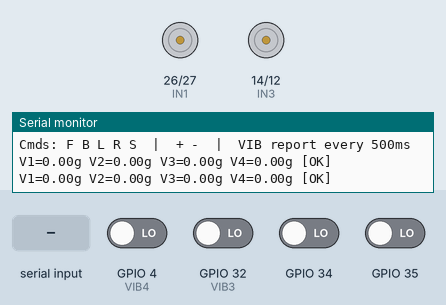
Recording of a sketch running on a simulated ESP32. Parts: motor-driver pin pairs drawn as motors (green arrow = first pin HIGH = forward, orange = second pin HIGH = backward, longer = more drive, scaled by the enable pin), the last lines printed to the serial monitor. The test bench sets the inputs (shaded band); at power-on: GPIO 4 (VIB4), GPIO 32 (VIB3), GPIO 34, GPIO 35 LOW.

Above: at 1.2 s.
1.3 s: "F" received over the second serial link
At 2.3 s:
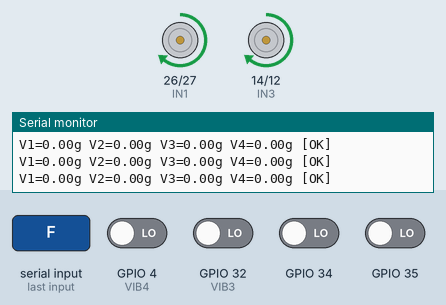
2.8 s: "B" received over the second serial link
At 3.4 s:
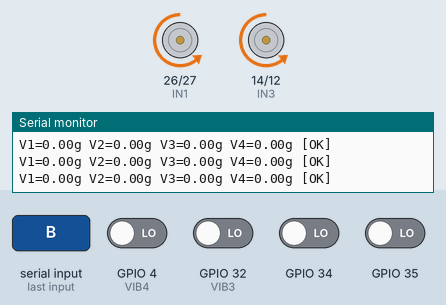
4.3 s: "L" received over the second serial link
At 5.5 s:
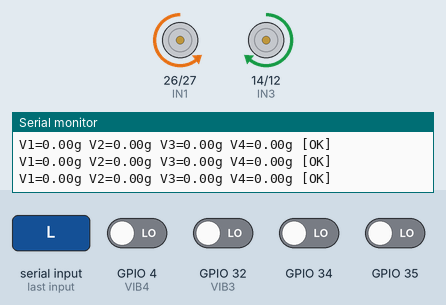
5.8 s: "R" received over the second serial link
At 6.9 s:
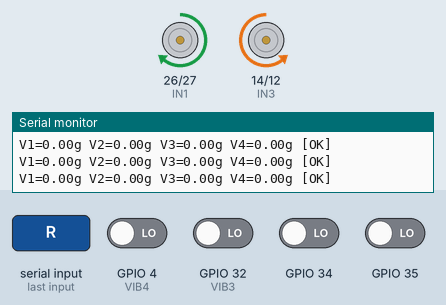
9.5 s: "f" received over the second serial link
At 10.9 s:
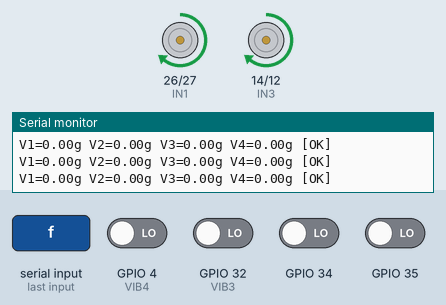
Timing chart, 0 to 12.0 s (numbered marks = the images above; inputs shaded):
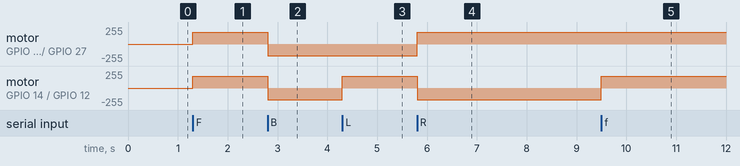

The sketch:

strive_ev_esp32_compact.ino
```cpp
/*
 ╔══════════════════════════════════════════════════════════════════╗
 ║     STRIVE-EV · ESP32 Firmware  v3.1  (Minimal Flash)           ║
 ║     4-Channel Vibration Monitor  +  HC-05 BT Motor RC           ║
 ╠══════════════════════════════════════════════════════════════════╣
 ║  MOTOR DRIVER — L298N                                            ║
 ║    IN1 → GPIO26  IN2 → GPIO27  IN3 → GPIO14  IN4 → GPIO12       ║
 ║    ENA → GPIO25 (Left PWM)     ENB → GPIO33 (Right PWM)         ║
 ╠══════════════════════════════════════════════════════════════════╣
 ║  HC-05 / HC-06 BLUETOOTH MODULE  (replaces built-in BT stack)   ║
 ║    HC-05 TX  →  GPIO16 (Serial2 RX)                             ║
 ║    HC-05 RX  →  GPIO17 (Serial2 TX) via 1kΩ/2kΩ divider        ║
 ║    HC-05 VCC →  5V     HC-05 GND → GND                         ║
 ║    Rename module via AT: AT+NAME=STRIVE-EV  AT+BAUD=4 (9600)    ║
 ╠══════════════════════════════════════════════════════════════════╣
 ║  VIBRATION SENSORS (digital vibration modules)                   ║
 ║    VIB1 → GPIO34  (Motor mount)    VIB2 → GPIO35  (Wheel hub)   ║
 ║    VIB3 → GPIO32  (Suspension)     VIB4 → GPIO4   (Batt tray)   ║
 ║    VCC → 3.3V     GND → GND                                     ║
 ╠══════════════════════════════════════════════════════════════════╣
 ║  BT COMMANDS (any BT Serial app — e.g. Serial Bluetooth Terminal)║
 ║    F/f → Forward      B/b → Backward                            ║
 ║    L/l → Turn Left    R/r → Turn Right    S/s → Stop            ║
 ║    +   → Speed Up     -   → Speed Down                          ║
 ╚══════════════════════════════════════════════════════════════════╝
 NO extra libraries needed — Serial2 is built into ESP32 Arduino core.
 Flash usage: ~5% (vs 133% with BluetoothSerial)
*/

// No #include needed — Serial2 is a built-in HardwareSerial instance
#define SerialBT Serial2      // transparent alias: all BT I/O via HC-05

// ── Motor pins ─────────────────────────────────────────────────────
#define IN1  26
#define IN2  27
#define IN3  14
#define IN4  12
#define ENA  25    // Left  PWM
#define ENB  33    // Right PWM

#define PWM_FREQ  1000
#define PWM_RES   8        // 8-bit → 0-255

// ── Vibration sensor pins ──────────────────────────────────────────
#define VIB1  34   // Motor mount   (input-only pin)
#define VIB2  35   // Wheel hub     (input-only pin)
#define VIB3  32   // Suspension
#define VIB4   4   // Battery tray

// ── Config ────────────────────────────────────────────────────────
#define VIB_SAMPLES      20       // digital reads per sensor per cycle
#define REPORT_INTERVAL 500       // send vib data over BT every 500 ms

int           motorSpeed = 180;   // 0-255, default ~70 %
unsigned long lastReport = 0;

// ══════════════════════════════════════════════════════════════════
//  MOTOR HELPERS
// ══════════════════════════════════════════════════════════════════
void setMotors(bool l_fwd, bool l_bwd, bool r_fwd, bool r_bwd, int spd) {
  digitalWrite(IN1, l_fwd);  digitalWrite(IN2, l_bwd);
  digitalWrite(IN3, r_fwd);  digitalWrite(IN4, r_bwd);
  ledcWrite(ENA, spd);
  ledcWrite(ENB, spd);
}

void stopMotors()    { setMotors(0,0,0,0,0); }
void moveForward()   { setMotors(1,0,1,0,motorSpeed); }
void moveBackward()  { setMotors(0,1,0,1,motorSpeed); }
void turnLeft()      { setMotors(0,1,1,0,motorSpeed); } // pivot
void turnRight()     { setMotors(1,0,0,1,motorSpeed); } // pivot

// ══════════════════════════════════════════════════════════════════
//  BLUETOOTH COMMAND HANDLER
// ══════════════════════════════════════════════════════════════════
void handleBT(char cmd) {
  switch (cmd) {
    case 'F': case 'f':
      moveForward();
      SerialBT.println("FWD spd=" + String(motorSpeed));
      break;
    case 'B': case 'b':
      moveBackward();
      SerialBT.println("BWD spd=" + String(motorSpeed));
      break;
    case 'L': case 'l':
      turnLeft();
      SerialBT.println("LEFT spd=" + String(motorSpeed));
      break;
    case 'R': case 'r':
      turnRight();
      SerialBT.println("RIGHT spd=" + String(motorSpeed));
      break;
    case 'S': case 's':
      stopMotors();
      SerialBT.println("STOP");
      break;
    case '+':
      motorSpeed = min(255, motorSpeed + 20);
      SerialBT.println("SPD+ = " + String(motorSpeed));
      break;
    case '-':
      motorSpeed = max(50,  motorSpeed - 20);
      SerialBT.println("SPD- = " + String(motorSpeed));
      break;
    default: break;
  }
}

// ══════════════════════════════════════════════════════════════════
//  VIBRATION READING
//  Counts HIGH pulses over VIB_SAMPLES reads → scales to 0–8 g
// ══════════════════════════════════════════════════════════════════
float readVib(int pin) {
  int count = 0;
  for (int i = 0; i < VIB_SAMPLES; i++) {
    if (digitalRead(pin) == HIGH) count++;
    delayMicroseconds(500);          // 10 ms total window
  }
  return (count / (float)VIB_SAMPLES) * 8.0f;
}

// ══════════════════════════════════════════════════════════════════
//  SETUP
// ══════════════════════════════════════════════════════════════════
void setup() {
  Serial.begin(115200);
  Serial.println("STRIVE-EV v3.0  BT-RC + VIB");

  // Motor pins
  pinMode(IN1, OUTPUT); pinMode(IN2, OUTPUT);
  pinMode(IN3, OUTPUT); pinMode(IN4, OUTPUT);
  ledcAttach(ENA, PWM_FREQ, PWM_RES);
  ledcAttach(ENB, PWM_FREQ, PWM_RES);
  stopMotors();

  // Vibration pins (GPIO34/35 are hardware input-only; no pinMode needed)
  pinMode(VIB3, INPUT);
  pinMode(VIB4, INPUT);

  // HC-05 on Serial2 (GPIO16=RX, GPIO17=TX), 9600 baud (HC-05 default)
  SerialBT.begin(9600, SERIAL_8N1, 16, 17);
  Serial.println("HC-05 BT ready  ->  pair as: STRIVE-EV");
  Serial.println("Cmds: F B L R S  |  + -  |  VIB report every 500ms");
}

// ══════════════════════════════════════════════════════════════════
//  LOOP
// ══════════════════════════════════════════════════════════════════
void loop() {

  // 1. Handle incoming BT commands instantly
  while (SerialBT.available()) {
    handleBT((char)SerialBT.read());
  }

  // 2. Periodic vibration report via BT
  unsigned long now = millis();
  if (now - lastReport < REPORT_INTERVAL) return;
  lastReport = now;

  float v1 = readVib(VIB1);   // Motor mount
  float v2 = readVib(VIB2);   // Wheel hub
  float v3 = readVib(VIB3);   // Suspension
  float v4 = readVib(VIB4);   // Battery tray

  // Health flag: any sensor above 6 g = WARNING
  const char* flag = (v1>6||v2>6||v3>6||v4>6) ? "WARN" : "OK";

  // Print to USB serial (for debugging)
  Serial.printf("V1=%.2fg V2=%.2fg V3=%.2fg V4=%.2fg [%s]\n",
                v1, v2, v3, v4, flag);

  // Send compact CSV line to phone via BT
  // Format: "VIB:v1,v2,v3,v4,FLAG\n"
  SerialBT.printf("VIB:%.2f,%.2f,%.2f,%.2f,%s\n",
                  v1, v2, v3, v4, flag);
}
```

strive_ev_circular_lcd.ino
```cpp

```

Measured:
- after the input at 1.3 s, motor on GPIO 26 (IN1) / GPIO 27 (IN2), motor on GPIO 14 (IN3) / GPIO 12 (IN4): stopped → forward 179/255 at once
- after the input at 2.8 s, motor on GPIO 26 (IN1) / GPIO 27 (IN2), motor on GPIO 14 (IN3) / GPIO 12 (IN4): forward 179/255 → backward 179/255 at once
- after the input at 4.3 s, motor on GPIO 14 (IN3) / GPIO 12 (IN4): backward 179/255 → forward 179/255 at once
- after the input at 5.8 s, motor on GPIO 26 (IN1) / GPIO 27 (IN2): backward 179/255 → forward 179/255 at once; motor on GPIO 14 (IN3) / GPIO 12 (IN4): forward 179/255 → backward 179/255 at once
- after the input at 9.5 s, motor on GPIO 14 (IN3) / GPIO 12 (IN4): backward 179/255 → forward 179/255 at once
